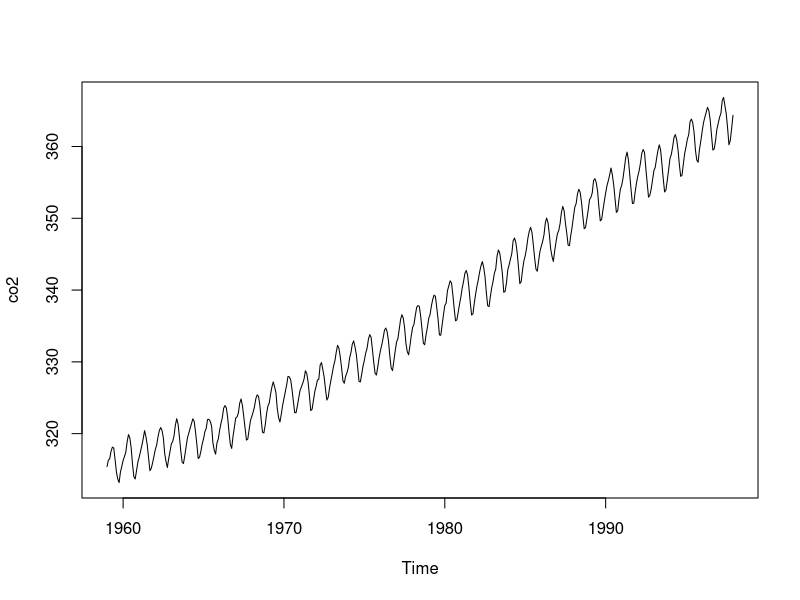
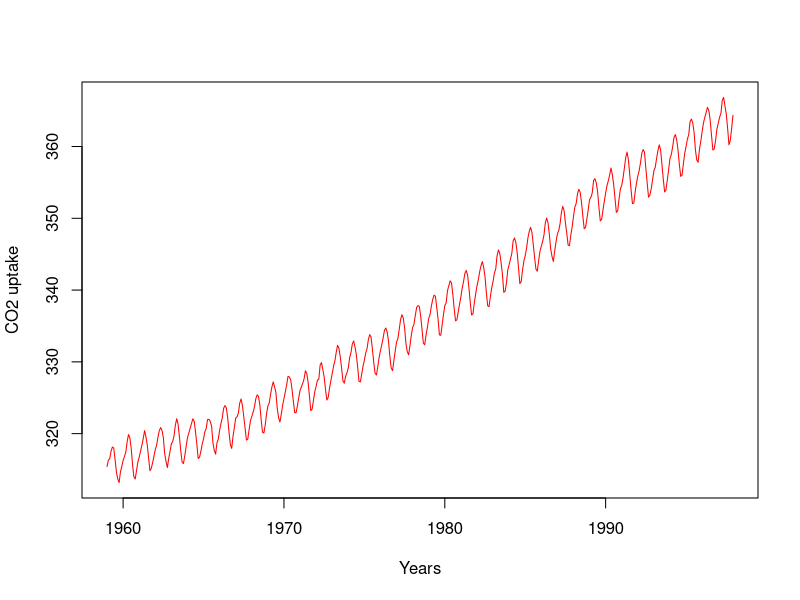
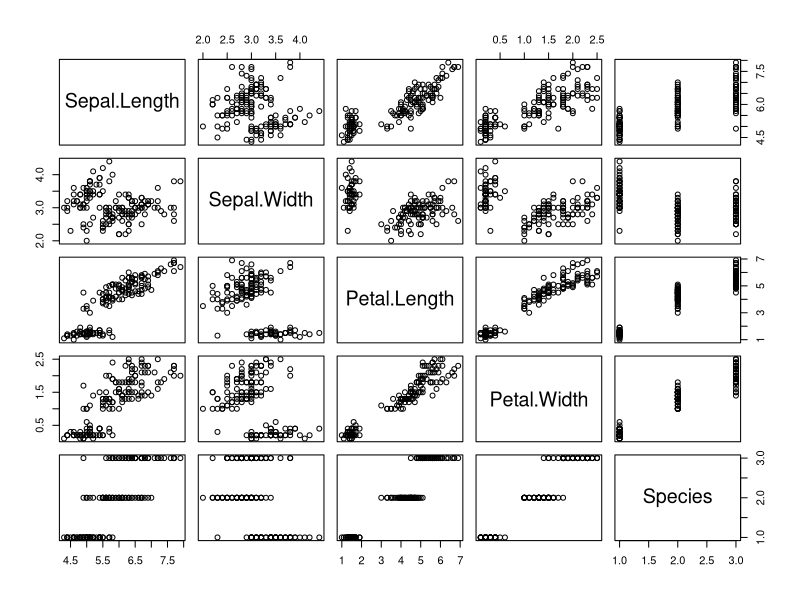
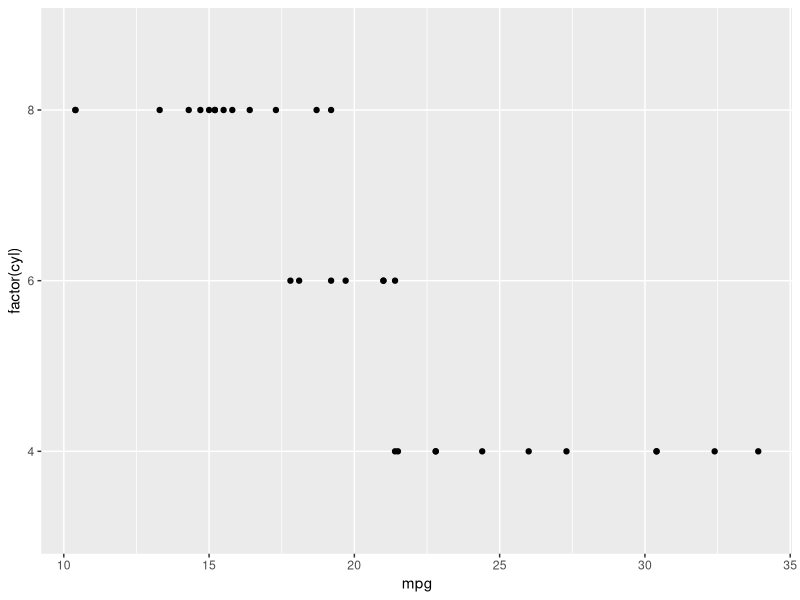
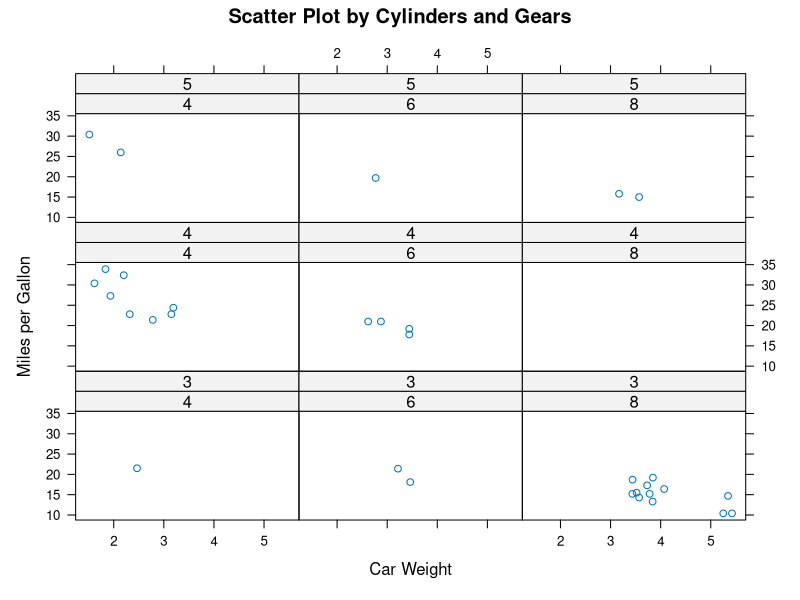

Write R code to recreate these figures, in order.
# used a Jupyter workbook to easy demo-ing

# using dataset co2 
co2

# simple plot the co2 dataset
plot(co2)

# adding some formatting options 
plot(co2 
        , col="red"
        , xlab = "Years"
        , ylab = "CO2 uptake")

# plot a different type of dataset, thus different plottype is used
plot(iris)

# now using dataset mtcars
mtcars

# plotting mpg vs cyl via ggplots2
require('ggplot2')
cars <- ggplot(mtcars, aes(mpg, factor(cyl)))

# plotting it as a point chart
cars + geom_point()

# switching to lattice
require('lattice')

# xy plot of mpg vs car weight, plit by cyl and gear
xyplot(mpg~wt|factor(cyl)*factor(gear), data=mtcars,
       main = "Scatter Plot by Cylinders and Gears", 
       ylab="Miles per Gallon", 
       xlab="Car Weight")